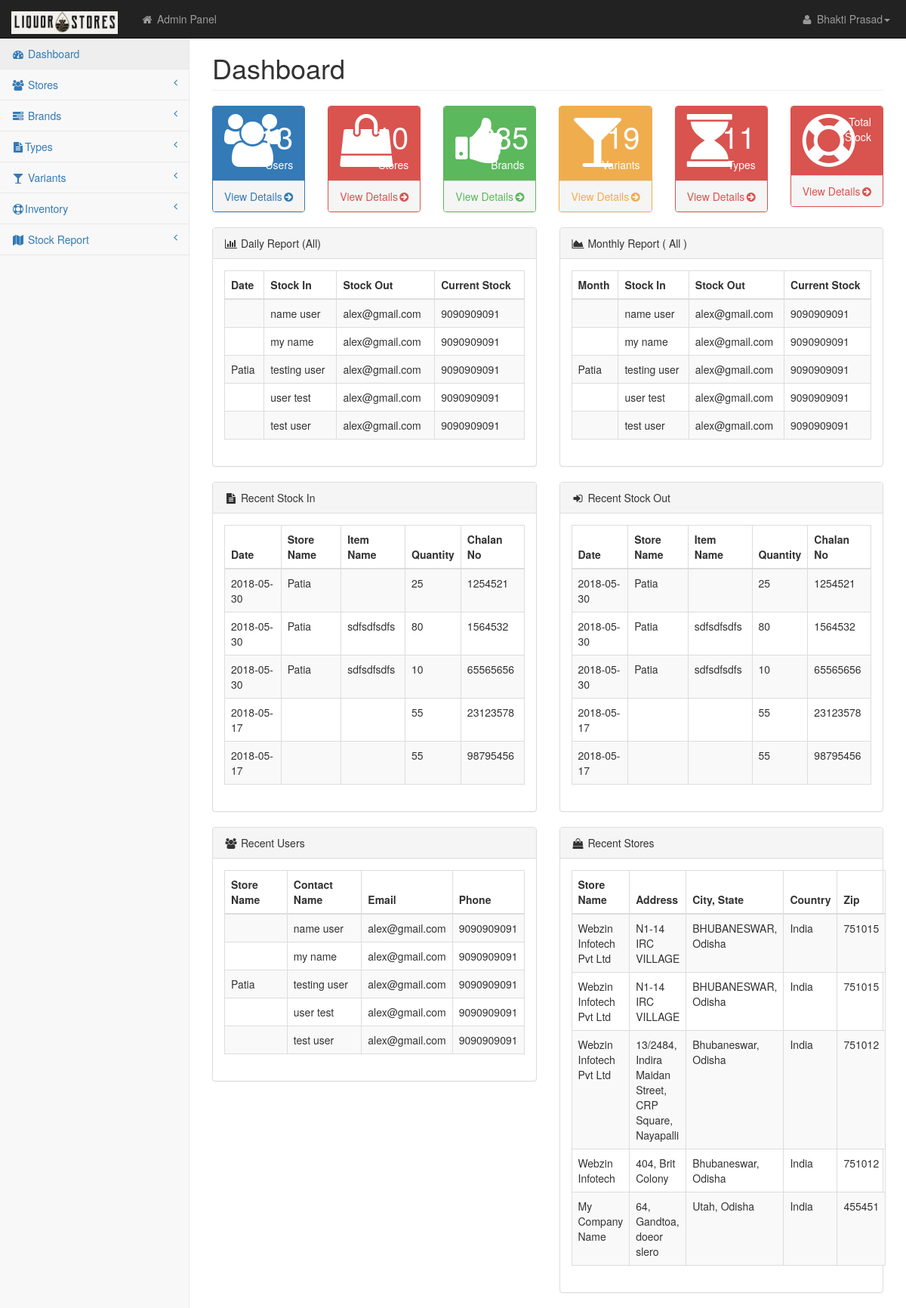
Page /dashboard.php on the committed database.
### tables this page shows
CREATE TABLE `users` (
  `id` int(11) NOT NULL AUTO_INCREMENT,
  `store_id` int(11) DEFAULT NULL,
  `name` varchar(255) DEFAULT NULL,
  `email` varchar(255) NOT NULL,
  `mobile` bigint(11) NOT NULL,
  `adharno` bigint(20) NOT NULL,
  `password` varchar(30) NOT NULL,
  `address` varchar(255) NOT NULL,
  `country` varchar(15) NOT NULL,
  `zip` int(10) DEFAULT NULL,
  `city` varchar(50) NOT NULL,
  `state` varchar(20) NOT NULL,
  `type` varchar(10) DEFAULT NULL,
  `activated` char(1) DEFAULT 'N',
  PRIMARY KEY (`id`)
);

CREATE TABLE `stock_in` (
  `id` int(11) NOT NULL AUTO_INCREMENT,
  `date` date DEFAULT NULL,
  `item_id` int(11) DEFAULT NULL,
  `qty` int(20) DEFAULT NULL,
  `chalan_no` int(11) DEFAULT NULL,
  `depo_chalan_file` varchar(255) DEFAULT NULL,
  `depo_user_id` int(11) DEFAULT NULL,
  `store_id` int(11) DEFAULT NULL,
  `store_user_id` int(11) DEFAULT NULL,
  `store_chalan_file` varchar(255) DEFAULT NULL,
  `store_accepted` char(1) DEFAULT 'N',
  PRIMARY KEY (`id`)
);

CREATE TABLE `stores` (
  `id` int(11) NOT NULL AUTO_INCREMENT,
  `name` varchar(255) DEFAULT NULL,
  `incharge_name` varchar(255) DEFAULT NULL,
  `email` varchar(255) DEFAULT NULL,
  `phone` bigint(20) DEFAULT NULL,
  `address` varchar(255) DEFAULT NULL,
  `city` varchar(111) DEFAULT NULL,
  `state` varchar(111) DEFAULT NULL,
  `country` varchar(22) DEFAULT NULL,
  `zip` int(7) DEFAULT NULL,
  PRIMARY KEY (`id`)
);

### dashboard.php (the view, shortened to what the rows shown need)
<?php include("top.php"); ?>
    </head>
    <body>
        <div id="wrapper">
            <div id="page-wrapper">
                <div class="row">
                    <div class="col-lg-12">
                        <h1 class="page-header">Dashboard</h1>
                    </div>
                </div>
                <div class="row">
                <div class="col-lg-6">
                <div class="panel panel-default">
                <div class="panel-body">
               <div class="dataTable_wrapper">
				<?php
				$cusqry="SELECT * FROM users where type='STORE' ORDER BY id DESC LIMIT 0, 5";
                $cusres=mysqli_query($con, $cusqry);
                ?>
                                    <table class="table table-striped table-bordered table-hover" id="dataTables-example">
                                        <thead>
                                            <tr>
                                                <th>Date</th>
                                                <th>Stock In</th>
                                                <th>Stock Out</th>
                                                <th>Current Stock</th>
                                            </tr>
                                        </thead>
                                        <tbody>
                                        <?php
	   $i=0;
	  while($resultclient=mysqli_fetch_object($cusres))
        	  {
				 if($i % 2 != "0")
  				 {
     			 $class = 'odd';
   					}
  				 else
   				{
      			$class = 'even';
   				}
				  ?>
                                            <tr class="<?php echo $class; ?>" id="<?php echo stripslashes($resultclient->id); ?>">
                                                <td><?php echo GetName('stores','name','id',$resultclient->store_id) ?></td>
                                                <td><?php echo stripslashes($resultclient->name); ?></td>
                                                <td><?php echo stripslashes($resultclient->email); ?></td>
                                                <td><?php echo stripslashes($resultclient->mobile); ?></td>
                                            </tr>
                                              <?php $i++; } ?>
                                        </tbody>
                                    </table>
                                </div>
                </div>
                </div>
                </div>
                <div class="col-lg-6">
                <div class="panel panel-default">
                <div class="panel-body">
               <div class="dataTable_wrapper">
				<?php
				$cusqry="SELECT * FROM users where type='STORE' ORDER BY id DESC LIMIT 0, 5";
                $cusres=mysqli_query($con, $cusqry);
                ?>
                                    <table class="table table-striped table-bordered table-hover" id="dataTables-example">
                                        <thead>
                                            <tr>
                                                <th>Month</th>
                                                <th>Stock In</th>
                                                <th>Stock Out</th>
                                                <th>Current Stock</th>
                                            </tr>
                                        </thead>
                                        <tbody>
                                        <?php
	   $i=0;
	  while($resultclient=mysqli_fetch_object($cusres))
        	  {
				 if($i % 2 != "0")
  				 {
     			 $class = 'odd';
   					}
  				 else
   				{
      			$class = 'even';
   				}
				  ?>
                                            <tr class="<?php echo $class; ?>" id="<?php echo stripslashes($resultclient->id); ?>">
                                                <td><?php echo GetName('stores','name','id',$resultclient->store_id) ?></td>
                                                <td><?php echo stripslashes($resultclient->name); ?></td>
                                                <td><?php echo stripslashes($resultclient->email); ?></td>
                                                <td><?php echo stripslashes($resultclient->mobile); ?></td>
                                            </tr>
                                              <?php $i++; } ?>
                                        </tbody>
                                    </table>
                                </div>
                </div>
                </div>
                </div>
                </div>
                <div class="row">
                <div class="col-lg-6">
                <div class="panel panel-default">
                <div class="panel-body">
                     <?php 		$sqlwrnts="SELECT * FROM stock_in ORDER BY id DESC LIMIT 0, 5";
			$selwrnt=mysqli_query($con,$sqlwrnts);
			?>
                <table class="table table-striped table-bordered table-hover" id="dataTables-example">
                                        <thead>
                                            <tr>
                                             <th>Date</th>
                                                <th>Store Name</th>
                                                <th>Item Name</th>
                                                <th>Quantity</th>
                                                <th>Chalan No</th>
                                            </tr>
                                        </thead>
                                        <tbody>
                                        <?php
	   $i=0;
	  while($reswrnt=mysqli_fetch_object($selwrnt))
        	  {
				 if($i % 2 != "0")
  				 {
     			 $class = 'odd';
   					}
  				 else
   				{
      			$class = 'even';
   				}
				  ?>
                                            <tr class="<?php echo $class; ?>" id="<?php echo stripslashes($reswrnt->id); ?>">
                                                <td><?php echo stripslashes($reswrnt->date); ?></td>
												<td><?php echo GetName('stores','name','id',$reswrnt->store_id) ?></td>
                                                <td><?php echo GetName('items','item_name','id',$reswrnt->item_id) ?></td>
                                                <td><?php echo stripslashes($reswrnt->qty); ?></td>
                                                <td><?php echo stripslashes($reswrnt->chalan_no); ?></td>
                                            </tr>
                                              <?php $i++; } ?>
                                        </tbody>
                                    </table>
                </div>
                </div>
                </div>
                <div class="col-lg-6">
                <div class="panel panel-default">
                <div class="panel-body">
                     <?php 		$sqlwrnts="SELECT * FROM stock_in ORDER BY id DESC LIMIT 0, 5";
			$selwrnt=mysqli_query($con,$sqlwrnts);
			?>
                <table class="table table-striped table-bordered table-hover" id="dataTables-example">
                                        <thead>
                                            <tr>
                                             <th>Date</th>
                                                <th>Store Name</th>
                                                <th>Item Name</th>
                                                <th>Quantity</th>
                                                <th>Chalan No</th>
                                            </tr>
                                        </thead>
                                        <tbody>
                                        <?php
	   $i=0;
	  while($reswrnt=mysqli_fetch_object($selwrnt))
        	  {
				 if($i % 2 != "0")
  				 {
     			 $class = 'odd';
   					}
  				 else
   				{
      			$class = 'even';
   				}
				  ?>
                                            <tr class="<?php echo $class; ?>" id="<?php echo stripslashes($reswrnt->id); ?>">
                                                <td><?php echo stripslashes($reswrnt->date); ?></td>
												<td><?php echo GetName('stores','name','id',$reswrnt->store_id) ?></td>
                                                <td><?php echo GetName('items','item_name','id',$reswrnt->item_id) ?></td>
                                                <td><?php echo stripslashes($reswrnt->qty); ?></td>
                                                <td><?php echo stripslashes($reswrnt->chalan_no); ?></td>
                                            </tr>
                                              <?php $i++; } ?>
                                        </tbody>
                                    </table>
                </div>
                </div>
                </div>
                </div>
        		<div class="row">
                <div class="col-lg-6">
                <div class="panel panel-default">
                <div class="panel-body">
               <div class="dataTable_wrapper">
				<?php
				$cusqry="SELECT * FROM users where type='STORE' ORDER BY id DESC LIMIT 0, 5";
                $cusres=mysqli_query($con, $cusqry);
                ?>
                                    <table class="table table-striped table-bordered table-hover" id="dataTables-example">
                                        <thead>
                                            <tr>
                                                <th>Store Name</th>
                                                <th>Contact Name</th>
                                                <th>Email</th>
                                                <th>Phone</th>
                                            </tr>
                                        </thead>
                                        <tbody>
                                        <?php
	   $i=0;
	  while($resultclient=mysqli_fetch_object($cusres))
        	  {
				 if($i % 2 != "0")
  				 {
     			 $class = 'odd';
   					}
  				 else
   				{
      			$class = 'even';
   				}
				  ?>
                                            <tr class="<?php echo $class; ?>" id="<?php echo stripslashes($resultclient->id); ?>">
                                                <td><?php echo GetName('stores','name','id',$resultclient->store_id) ?></td>
                                                <td><?php echo stripslashes($resultclient->name); ?></td>
                                                <td><?php echo stripslashes($resultclient->email); ?></td>
                                                <td><?php echo stripslashes($resultclient->mobile); ?></td>
                                            </tr>
                                              <?php $i++; } ?>
                                        </tbody>
                                    </table>
                                </div>
                </div>
                </div>
                </div>
                <div class="col-lg-6">
                <div class="panel panel-default">
                <div class="panel-body">
                <?php 		$sqlloads="SELECT * FROM stores ORDER BY id DESC LIMIT 0, 5";
			$seload=mysqli_query($con,$sqlloads);
			?>
                <table class="table table-striped table-bordered table-hover" id="dataTables-example">
                                        <thead>
                                            <tr>
                                                <th>Store Name</th>
                                                <th>Address</th>
                                                <th>City, State</th>
                                                <th>Country</th>
												<th>Zip</th>
                                            </tr>
                                        </thead>
                                        <tbody>
                                        <?php
	   $i=0;
	  while($resultload=mysqli_fetch_object($seload))
        	  {
				 if($i % 2 != "0")
  				 {
     			 $class = 'odd';
   					}
  				 else
   				{
      			$class = 'even';
   				}
				  ?>
                                            <tr class="<?php echo $class; ?>" id="<?php echo stripslashes($resultload->id); ?>">
                                                <td><?php echo stripslashes($resultload->name); ?></td>
                                                <td><?php echo stripslashes($resultload->address); ?></td>
                                                <td><?php echo stripslashes($resultload->city); ?>,  <?php echo stripslashes($resultload->state); ?></td>
                                                <td><?php echo stripslashes($resultload->country); ?></td>
												<td><?php echo stripslashes($resultload->zip); ?></td>
                                            </tr>
                                              <?php $i++; } ?>
                                        </tbody>
                                    </table>
                </div>
                </div>
                </div>
                </div>
               </div>
               </div>
    </body>
</html>

### rows in the picture
users: name "name user", email "alex@gmail.com", mobile "9090909091"
users: name "my name", email "alex@gmail.com", mobile "9090909091"
users: store_id "Patia", name "testing user", email "alex@gmail.com", mobile "9090909091"
users: name "user test", email "alex@gmail.com", mobile "9090909091"
users: name "test user", email "alex@gmail.com", mobile "9090909091"
stock_in: date "2018-05-30", store_id "Patia", qty "25", chalan_no "1254521"
stock_in: date "2018-05-30", store_id "Patia", item_id "sdfsdfsdfs", qty "80", chalan_no "1564532"
stock_in: date "2018-05-30", store_id "Patia", item_id "sdfsdfsdfs", qty "10", chalan_no "65565656"
stock_in: date "2018-05-17", qty "55", chalan_no "23123578"
stock_in: date "2018-05-17", qty "55", chalan_no "98795456"
stores: name "Webzin Infotech Pvt Ltd", address "N1-14 IRC VILLAGE", city "BHUBANESWAR", state "Odisha", country "India", zip "751015"
stores: name "Webzin Infotech Pvt Ltd", address "N1-14 IRC VILLAGE", city "BHUBANESWAR", state "Odisha", country "India", zip "751015"
stores: name "Webzin Infotech Pvt Ltd", address "13/2484, Indira Maidan Street, CRP Square, Nayapalli", city "Bhubaneswar", state "Odisha", country "India", zip "751012"
stores: name "Webzin Infotech", address "404, Brit Colony", city "Bhubaneswar", state "Odisha", country "India", zip "751012"
stores: name "My Company Name", address "64, Gandtoa, doeor slero", city "Utah", state "Odisha", country "India", zip "455451"

### other values in the picture
GetName('users','name','id','1') "Bhakti Prasad"
GetCount('users') "13"
GetCount('stores') "10"
GetCount('brands') "235"
GetCount('variants') "19"
GetCount('variants_type') "11"
